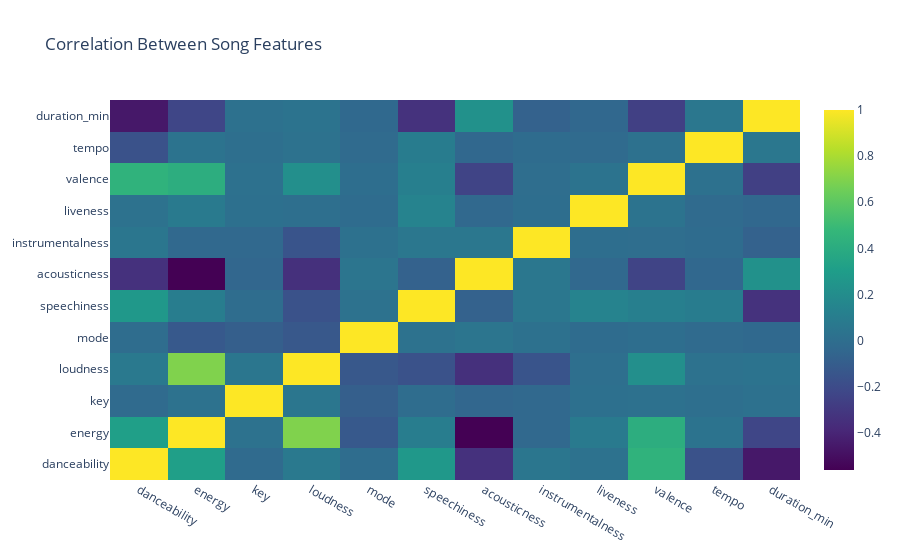

Source (notebook cell):
### Markdown cell above
## Explore Data

### Code cell
corr = vpop.corr()
fig = go.Figure(data=go.Heatmap(z=corr.values,
                  x=corr.index.values,
                  y=corr.columns.values,
                  colorscale='Viridis'))
fig.update_layout(
    title='Correlation Between Song Features',
    xaxis_nticks=36)

fig.show()

### Figure 1 — Plotly figure (JSON) as saved in the notebook; plotly's stock layout.template omitted (floating-point values rounded to 4 significant figures; data arrays with more than 128 entries replaced by an {"elided": "..."} marker saying what was removed)
{"data": [{"colorscale": [[0, "#440154"], [0.1111, "#482878"], [0.2222, "#3e4989"], [0.3333, "#31688e"], [0.4444, "#26828e"], [0.5556, "#1f9e89"], [0.6667, "#35b779"], [0.7778, "#6ece58"], [0.8889, "#b5de2b"], [1, "#fde725"]], "type": "heatmap", "x": ["danceability", "energy", "key", "loudness", "mode", "speechiness", "acousticness", "instrumentalness", "liveness", "valence", "tempo", "duration_min"], "y": ["danceability", "energy", "key", "loudness", "mode", "speechiness", "acousticness", "instrumentalness", "liveness", "valence", "tempo", "duration_min"], "z": {"elided": "12x12 float values"}}], "layout": {"title": {"text": "Correlation Between Song Features"}, "xaxis": {"nticks": 36}}}
